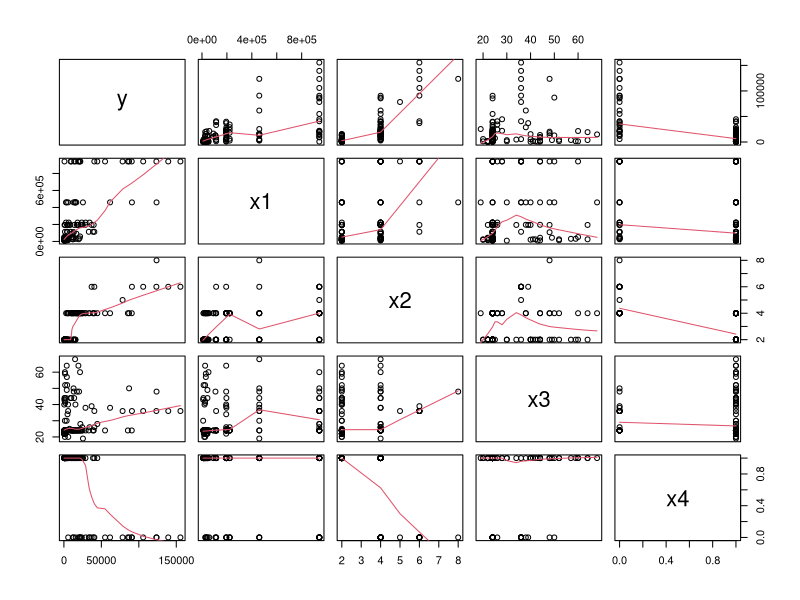
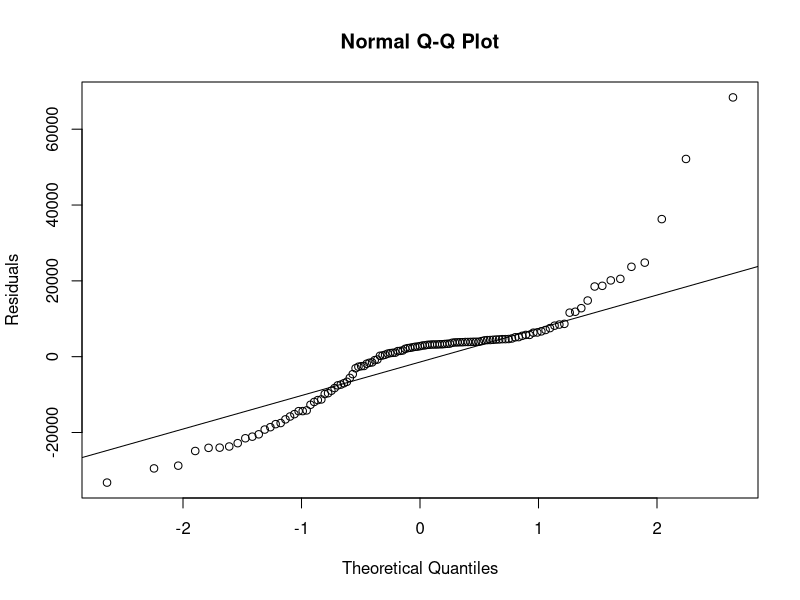
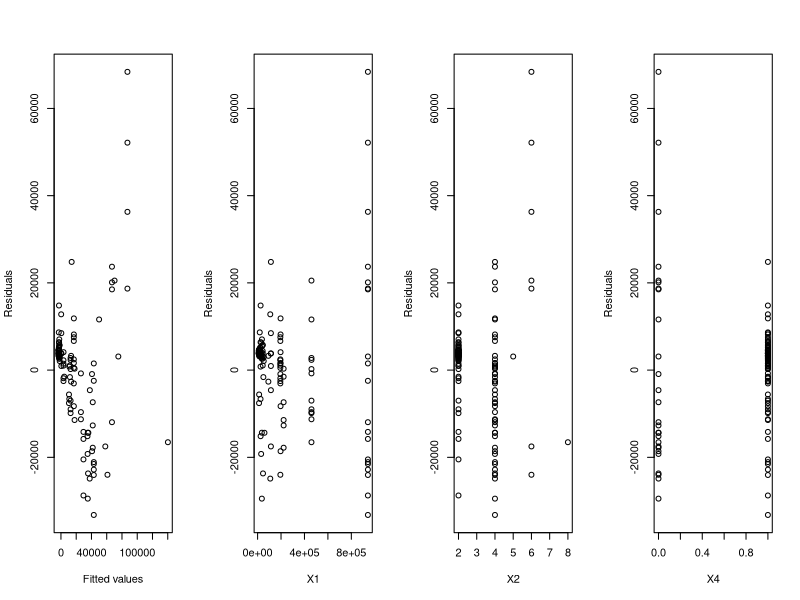
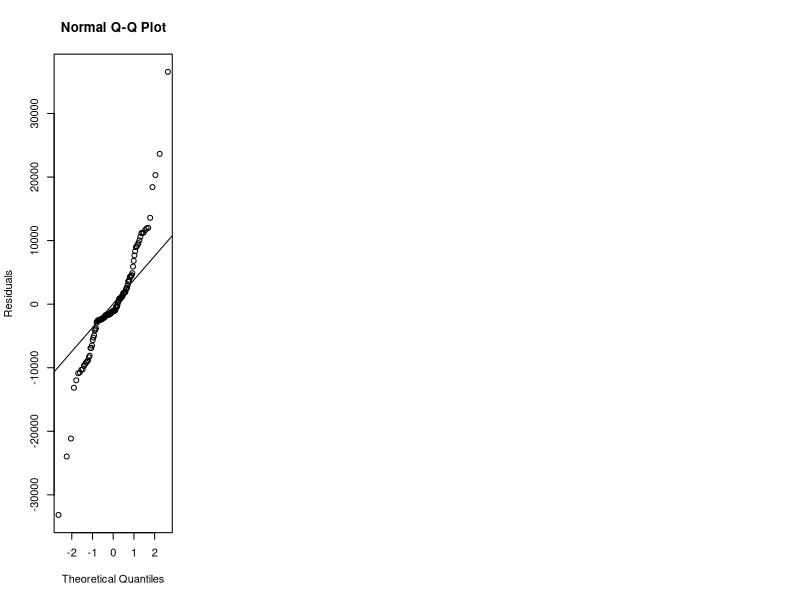

These figures' R source, in order:
# read the dataset
data_raw = read.table("aadt.txt",header=FALSE)
# check data by showing the first few entries of data
head(data_raw,5)

# select only the columns with the predictor and response variable
data = data.frame(y=data_raw$V1,
                  x1=data_raw$V2,
                  x2=data_raw$V3,
                  x3=data_raw$V4,
                  x4=data_raw$V5)

#defining X4 to be 1 if there is access control and 0 if there isn't
data$x4[data$x4==1] <- 0
data$x4[data$x4==2] <- 1

# take a look at the modification to the data
head(data,5)

# plot the scatter plot matrix
pairs(data,panel=panel.smooth)

# fit a multiple linear regression model
mlr1 <- lm(y ~ x1+x2+x3+x4+I(exp(x2)), data=data)
summary(mlr1)

# F-test between 2 models (full and model without predictor variable X3)
mlr1_alt <- lm(y ~ x1+x2+x4+I(exp(x2)), data=data)
# ANOVA
anova(mlr1_alt,mlr1)

# normality checking
qqnorm(residuals(mlr1_alt), ylab='Residuals')
qqline(residuals(mlr1_alt))

# draw some plots of the residuals against each predictor variable
par(mfrow=c(1,4))
plot(fitted(mlr1_alt), residuals(mlr1_alt), ylab='Residuals', xlab='Fitted values')
plot(data$x1, residuals(mlr1_alt), ylab='Residuals', xlab='X1')
plot(data$x2, residuals(mlr1_alt), ylab='Residuals', xlab='X2')
plot(data$x4, residuals(mlr1_alt), ylab='Residuals', xlab='X4')

# fit a multiple linear regression model 2
mlr2 <- lm(y ~ x1+x2+x4+I(exp(x2))+I(x1*x2)+I(x1*x4), data=data)
summary(mlr2)

# F-test between 2 models (full and model without predictor variable X4)
mlr2_alt <- lm(y ~ x1+x2+I(exp(x2))+I(x1*x2)+I(x1*x4), data=data)
# ANOVA
anova(mlr2_alt,mlr2)

# normality checking
qqnorm(residuals(mlr2_alt), ylab='Residuals')
qqline(residuals(mlr2_alt))

# fit a multiple linear regression model 3
mlr3 <- lm(y ~ x1+x2+I(exp(x2))+I(x1*x2)+I(x1*x4), data=data)
summary(mlr3)

# F-test between 3 models (full and model without predictor variable X1X2)
mlr3_alt <- lm(y ~ x1+x2+I(exp(x2))+I(x1*x4), data=data)
# ANOVA
anova(mlr3_alt,mlr3)

# prediction
pred_data = data.frame(x1=50000, x2=3, x4=2)
# confidence interval of mean response
predict(mlr3,pred_data,interval='confidence', level=0.95)
# confidence interval of the predicted y value
predict(mlr3,pred_data,interval='prediction', level=0.95)